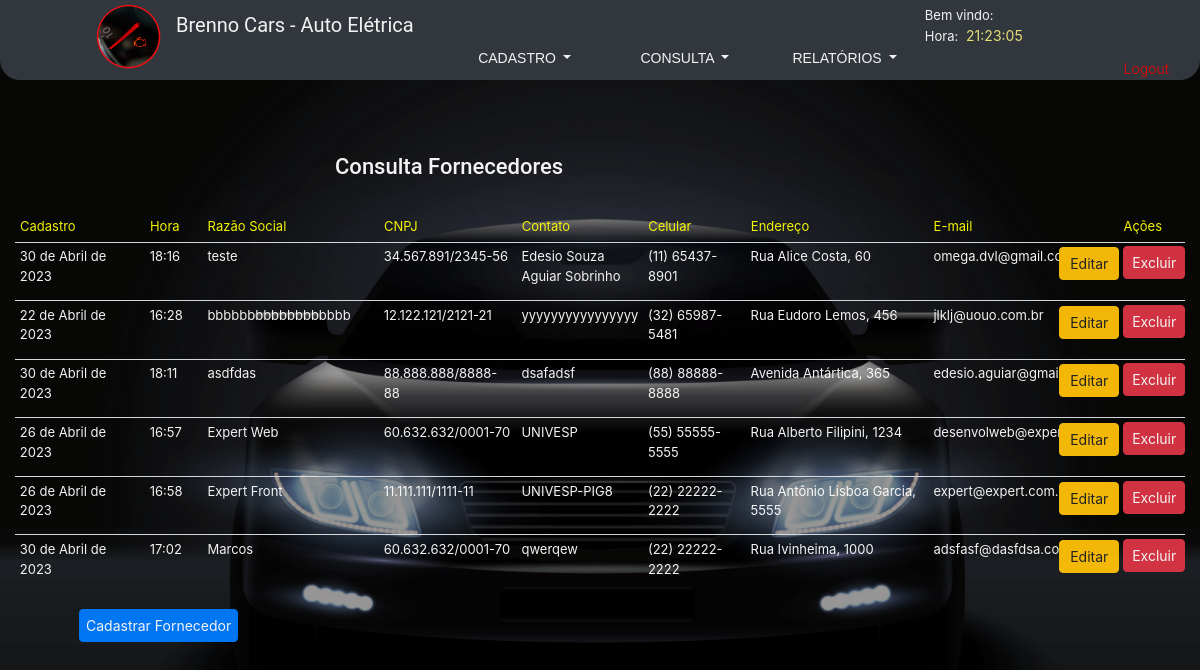
The page /fornecedores_list/ (signed in) on the database its author committed.
### clientesF/models.py (models this page shows, shortened)
class Fornecedor(models.Model):
    RAZAO_SOCIAL_MAX_LENGTH = 200
    NOME_FANTASIA_MAX_LENGTH = 200
    SEGMENTO_MAX_LENGTH = 100
    CONTATO_MAX_LENGTH = 200
    TELEFONE_MAX_LENGTH = 20
    CEP_MAX_LENGTH = 9
    ENDERECO_MAX_LENGTH = 250
    CIDADE_MAX_LENGTH = 80
    ESTADO_MAX_LENGTH = 80
    UF_MAX_LENGTH = 2
    EMAIL_MAX_LENGTH = 250
    SITE_MAX_LENGTH = 250
    data_cadastro = models.DateField(auto_now = True)
    hora_cadastro = models.TimeField(auto_now = True)
    razao_social = models.CharField(max_length=RAZAO_SOCIAL_MAX_LENGTH)
    nome_fantasia = models.CharField(max_length = NOME_FANTASIA_MAX_LENGTH)
    cnpj = models.CharField(max_length=18)
    segmento = models.CharField(max_length=SEGMENTO_MAX_LENGTH)
    contato = models.CharField(max_length=CONTATO_MAX_LENGTH)
    telefone = models.CharField(max_length=TELEFONE_MAX_LENGTH)
    celular = models.CharField(max_length = 20, blank = True, null = True)
    cep = models.CharField(max_length=CEP_MAX_LENGTH)
    endereco = models.CharField(max_length=ENDERECO_MAX_LENGTH)
    cidade = models.CharField(max_length=CIDADE_MAX_LENGTH)
    estado = models.CharField(max_length=ESTADO_MAX_LENGTH)
    uf = models.CharField(max_length=UF_MAX_LENGTH)
    email = models.EmailField(max_length=EMAIL_MAX_LENGTH)
    site = models.URLField(max_length=SITE_MAX_LENGTH, blank=True, null=True)

### clientesF/views.py (the view)
# urls.py: path('fornecedores_list/', fornecedores_list, name='fornecedores_list'),
@login_required
def fornecedores_list(request):
    fornecedores = Fornecedor.objects.all()
    return render(request, 'clientesF/fornecedores_list.html', {'fornecedores': fornecedores})

### clientesF/templatetags/tempo_atual.py (called while the page is built)
@register.simple_tag
def tempo_atual():
    return datetime.datetime.now().strftime('%H:%M:%S')

### templates/clientesF/fornecedores_list.html (shortened to what this page needs)
{% extends 'base.html' %}
{% block content %}
<h2>Consulta Fornecedores</h2><br><br>
  <table class="table">
    <thead>
      <tr>
        <th class="consulta_dataCadastro">Cadastro</th>
        <th class="consulta_hora">Hora</th>
        <th class="consulta_razaosocial">Razão Social</th>
        <th class="consulta_cnpj">CNPJ</th>
        <th class="consulta">Contato</th>
        <th class="consulta_celular">Celular</th>
        <th class="consulta_endereco">Endereço</th>
        <th class="consulta">E-mail</th>
        <th class="consulta_acoes">Ações</th>
      </tr>
    </thead>
    <tbody>
      {% for fornecedor in fornecedores %}
        <tr>
          <td>{{ fornecedor.data_cadastro}}</td>
          <td>{{ fornecedor.hora_cadastro}}</td>
          <td>{{ fornecedor.razao_social }}</td>
          <td>{{ fornecedor.cnpj }}</td>
          <td>{{ fornecedor.contato }}</td>
          <td>{{ fornecedor.celular }}</td>
          <td>{{ fornecedor.endereco }}</td>
          <td>{{ fornecedor.email }}</td>
          <td>
        <a href="{% url 'fornecedor_edit' fornecedor.pk %}" class="btn btn-warning">Editar</a>
        <form class="consulta" action="{% url 'fornecedor_delete' fornecedor.pk %}" method="POST" >
            <button type="submit" class="btn btn-danger" onclick="return confirm('Tem certeza que deseja excluir este fornecedor?')">Excluir</button>
          </form>
      </td>
        </tr>
      {% endfor %}
    </tbody>
  </table>
<a href="{% url 'cadastrar_fornecedor' %}" class="btn btn-primary">Cadastrar Fornecedor</a>
{% endblock %}

### clientesF/static/_css/BrennoCar/style.css (style rules this page uses)
@media screen and
    (max-width: 1920px) { * { margin: 0; padding: 0; box-sizing: border-box; } }
@media screen and
    (max-width: 1920px) { html, body { width: 100%; height: 100%; } }
@media screen and
    (max-width: 1920px) { body { background-repeat: no-repeat; background-image: url(../../_images/BrennoCar/Car_Headlights_resize.png); background-position: 50% 70px; background-size: contain; background-color: rgba(9,9,7, 1); opacity:95%; } }
@media screen and
    (max-width: 1920px) { h2 { margin-top: 50px; font-size: 22px; margin-left: 320px; position: absolute; font-family: Montserrat, Roboto, Verdana, Geneva, Tahoma, sans-serif; color: #FFFFFF; } }
@media screen and
    (max-width: 1920px) { .table { margin-top: 60px; } }
@media screen and
    (max-width: 1920px) { .table thead th { padding: 5px 5px; border-bottom: 0; border-top: 0; } }
@media screen and
    (max-width: 1920px) { th.consulta_dataCadastro { width: 140px; } }
@media screen and
    (max-width: 1920px) { th.consulta_hora { width: 60px; } }
@media screen and
    (max-width: 1920px) { th.consulta_endereco { width: 200px; } }
@media screen and
    (max-width: 1920px) { th.consulta_celular, th.consulta_telefone { width: 110px; } }
@media screen and
    (max-width: 1920px) { th.consulta, th.consulta_endereco, th.consulta_sobrenome, th.consulta_acoes, th.consulta_celular, th.consulta_telefone, th.consulta_dataCadastro, th.consulta_montadora, th.consulta_modelo, th.consulta_ano, th.consulta_placa, th.consulta_email, th.consulta_hora, th.consulta_cnpj, th.consulta_razaosocial { font-weight: 400; font-size: 13px; color: yellow; } }
@media screen and
    (max-width: 1920px) { th.consulta_cnpj { width: 140px; } }
@media screen and
    (max-width: 1920px) { th.consulta_razaosocial { width: 180px; } }
@media screen and
    (max-width: 1920px) { .table td { padding: 0.3rem; vertical-align: top; border-top: 1px solid #dee2e6; } }
@media screen and
    (max-width: 1920px) { tbody { font-size: 13px; color: #FFFFFF; } }
@media screen and
    (max-width: 1920px) { .btn.btn-primary { font-size: 14px; padding: 5px 6px; position: absolute; margin-left: 64px; } }
@media screen and
    (max-width: 1920px) { .btn.btn-warning { margin-left: -64px; font-size: 14px; padding: 5px 10px; position: absolute; } }
@media screen and
    (max-width: 1920px) { .btn.btn-danger { font-size: 14px; margin-top: -86px; padding: 5px 8px; } }
@media screen and
    (max-width: 1920px) { form { margin-top: 96px; padding: 40px 60px; border-radius: 10px; border: 2px solid #FF6347; margin-left: 20%; width: 60%; height: 510px; } }
@media screen and
    (max-width: 1920px) { form.consulta { margin-top: 48px; width: 57px; padding: 0px; margin-left: 0; border: 0; height: 0; } }

### rows shown on the page
Fornecedor: data_cadastro "30 de Abril de 2023", hora_cadastro "18:16", razao_social "teste", cnpj "34.567.891/2345-56", contato "Edesio Souza Aguiar Sobrinho", celular "(11) 65437-8901", endereco "Rua Alice Costa, 60", email "omega.dvl@gmail.com"
Fornecedor: data_cadastro "22 de Abril de 2023", hora_cadastro "16:28", razao_social "bbbbbbbbbbbbbbbbbb", cnpj "12.122.121/2121-21", contato "yyyyyyyyyyyyyyyy", celular "(32) 65987-5481", endereco "Rua Eudoro Lemos, 456", email "jlklj@uouo.com.br"
Fornecedor: data_cadastro "30 de Abril de 2023", hora_cadastro "18:11", razao_social "asdfdas", cnpj "88.888.888/8888-88", contato "dsafadsf", celular "(88) 88888-8888", endereco "Avenida Antártica, 365", email "edesio.aguiar@gmail.com"
Fornecedor: data_cadastro "26 de Abril de 2023", hora_cadastro "16:57", razao_social "Expert Web", cnpj "60.632.632/0001-70", contato "UNIVESP", celular "(55) 55555-5555", endereco "Rua Alberto Filipini, 1234", email "desenvolweb@expert.com.br"
Fornecedor: data_cadastro "26 de Abril de 2023", hora_cadastro "16:58", razao_social "Expert Front", cnpj "11.111.111/1111-11", contato "UNIVESP-PIG8", celular "(22) 22222-2222", endereco "Rua Antônio Lisboa Garcia, 5555", email "expert@expert.com.br"
Fornecedor: data_cadastro "30 de Abril de 2023", hora_cadastro "17:02", razao_social "Marcos", cnpj "60.632.632/0001-70", contato "qwerqew", celular "(22) 22222-2222", endereco "Rua Ivinheima, 1000", email "adsfasf@dasfdsa.com"
